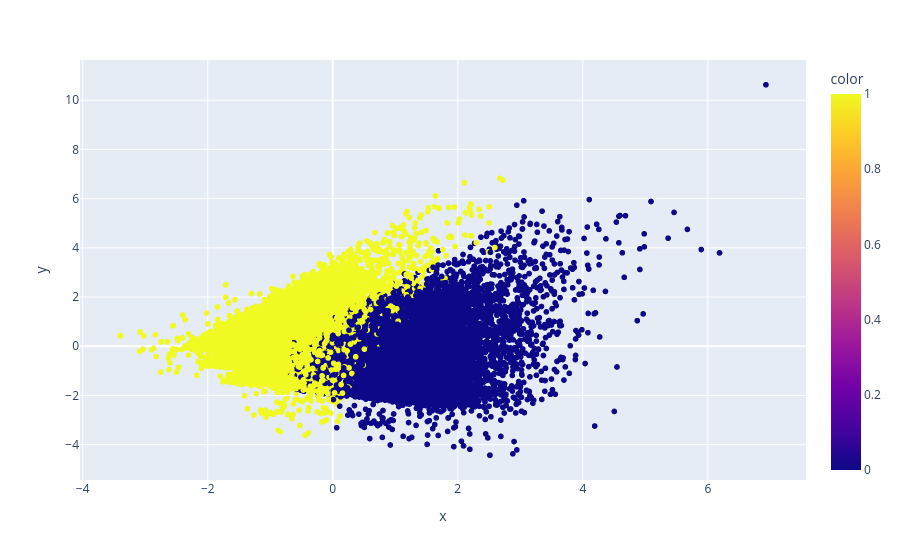

This figure's notebook cell:
### Code cell
grafico = px.scatter(x=x_cartao_mais_pca[:,0], y=x_cartao_mais_pca[:,1], color=rotulos)
grafico.show()

### Figure 1 — Plotly figure (JSON) as saved in the notebook; plotly's stock layout.template omitted (floating-point values rounded to 4 significant figures; data arrays with more than 128 entries replaced by an {"elided": "..."} marker saying what was removed)
{"data": [{"hovertemplate": "x=%{x}<br>y=%{y}<br>color=%{marker.color}<extra></extra>", "legendgroup": "", "marker": {"color": {"elided": "30000 int values"}, "coloraxis": "coloraxis", "symbol": "circle"}, "mode": "markers", "name": "", "showlegend": false, "type": "scattergl", "x": {"elided": "30000 float values"}, "xaxis": "x", "y": {"elided": "30000 float values"}, "yaxis": "y"}], "layout": {"coloraxis": {"colorbar": {"title": {"text": "color"}}, "colorscale": [[0, "#0d0887"], [0.1111, "#46039f"], [0.2222, "#7201a8"], [0.3333, "#9c179e"], [0.4444, "#bd3786"], [0.5556, "#d8576b"], [0.6667, "#ed7953"], [0.7778, "#fb9f3a"], [0.8889, "#fdca26"], [1, "#f0f921"]]}, "legend": {"tracegroupgap": 0}, "margin": {"t": 60}, "xaxis": {"anchor": "y", "domain": [0, 1], "title": {"text": "x"}}, "yaxis": {"anchor": "x", "domain": [0, 1], "title": {"text": "y"}}}}
